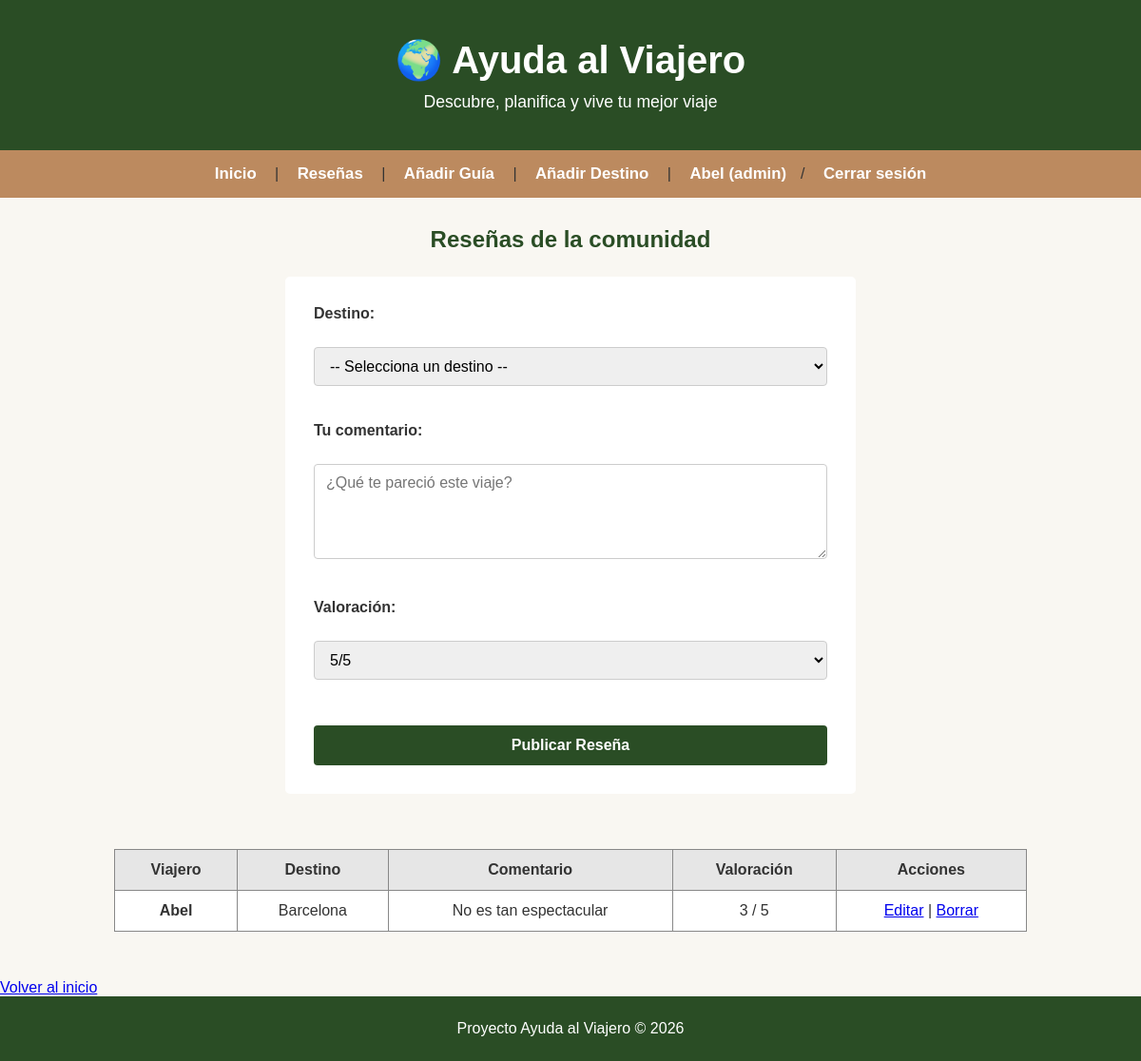
Screenshot of /Proyecto/index.php?accion=reseñas (signed in) with the database file from the repository.
### tables this page shows
CREATE TABLE `USUARIOS` (
  `Id_usuario` int NOT NULL,
  `nombre` varchar(150) NOT NULL,
  `email` varchar(150) NOT NULL,
  `contraseña` varchar(255) NOT NULL,
  `rol` enum('admin','usuario') DEFAULT 'usuario'
);

CREATE TABLE `DESTINOS` (
  `Id_Destinos` int NOT NULL,
  `nombre` varchar(150) NOT NULL,
  `país` varchar(100) NOT NULL,
  `continente` varchar(100) NOT NULL,
  `descripción` text
);

### Proyecto/controllers/Controller.php (called while the page is built, shortened)
<?php
class Controller
{
    protected $gestor;
    public function __construct($gestor)
    {
        $this->gestor = $gestor;
    }
    public function mostrarReseñas()
    {
        $listaReseñas = $this->gestor->listarReseñas();
        include "views/reseñas.php";
    }
}

### Proyecto/models/Connection.php (called while the page is built, shortened)
<?php
class Connection{
    protected $conn;
    private $archivoConf ="conf.json";
    private function enlazarConexion(){
        $confiData = file_get_contents($this->archivoConf);
        $array=json_decode($confiData, true);
        $dsn ="mysql:host=".$array['host']. ";dbname=".$array['db'];
        $this->conn = new PDO($dsn, $array["userName"], $array["password"]);
    }
    public function getConn()
    {
        return $this->conn;
    }
}

### Proyecto/models/GestorPDO.php (called while the page is built, shortened)
<?php
class GestorPDO extends Connection
{
    public function listarReseñas()
    {
        try {
            $sql = "SELECT RESEÑAS.*,
                           USUARIOS.nombre AS autor_nombre,
                           DESTINOS.nombre AS nombre_destino
                    FROM RESEÑAS
                    INNER JOIN USUARIOS ON RESEÑAS.usuario_id = USUARIOS.Id_usuario
                    INNER JOIN DESTINOS ON RESEÑAS.destinos_id = DESTINOS.Id_Destinos";
            $rtdo = $this->getConn()->query($sql);
            $reseñas = [];
            while ($fila = $rtdo->fetch(PDO::FETCH_ASSOC)) {
                $reseñas[] = $fila;
            }
            return $reseñas;
        } catch (PDOException $e) {
            error_log("Error en listarReseñas: " . $e->getMessage());
            return [];
        }
    }
}

### Proyecto/views/reseñas.php (the view, shortened to what this page needs)
<?php include __DIR__ . "/../_header.php"; ?>
<section>
    <h2>Reseñas de la comunidad</h2>
    <?php if (isset($_SESSION['usuario_id'])): ?>
        <div>
            <form action="index.php?accion=guardarReseña" method="POST">
                <label>Destino:</label><br>
                <select name="destino_id" required>
                    <option value="">-- Selecciona un destino --</option>
                </select><br><br>
                <label>Tu comentario:</label><br>
                <textarea name="comentario" rows="3" required placeholder="¿Qué te pareció este viaje?"></textarea><br><br>
                <label>Valoración:</label><br>
                <select name="valoracion" required>
                    <option value="5">5/5</option>
                </select><br><br>
                <button type="submit">Publicar Reseña</button>
            </form>
        </div>
    <?php else: ?>
        <p>
            Inicia sesión para compartir tu experiencia con la comunidad.
        </p>
    <?php endif; ?>
        <br>
    <?php if (empty($listaReseñas)): ?>
        <p>Parece que aún no hay reseñas publicadas.</p>
    <?php else: ?>
        <table border="1">
            <thead>
                <tr>
                    <th>Viajero</th>
                    <th>Destino</th>
                    <th>Comentario</th>
                    <th>Valoración</th>
                    <?php if (isset($_SESSION['rol']) && $_SESSION['rol'] === 'admin'): ?>
                        <th>Acciones</th>
                    <?php endif; ?>
                </tr>
            </thead>
            <tbody>
                <?php if (empty($listaReseñas)): ?>
                    <tr>
                        <td colspan="5">No hay reseñas publicadas todavía.</td>
                    </tr>
                <?php else: ?>
                    <?php foreach ($listaReseñas as $r): ?>
                        <tr>
                            <td><strong><?= $r['autor_nombre'] ?></strong></td>
                            <td><?= $r['nombre_destino'] ?></td>
                            <td><?= $r['Comentarios'] ?></td>
                            <td><?= $r['Valoración'] ?> / 5</td>
                            <?php if (isset($_SESSION['rol']) && $_SESSION['rol'] === 'admin'): ?>
                                <td>
                                    <a href="index.php?accion=editarReseña&id=<?= $r['Id_reseñas'] ?>">Editar</a> |
                                    <a href="index.php?accion=borrarReseña&id=<?= $r['Id_reseñas'] ?>">Borrar</a>
                                </td>
                            <?php endif; ?>
                        </tr>
                    <?php endforeach; ?>
                <?php endif; ?>
            </tbody>
        </table>
    <?php endif; ?>
</section>
<p><a href="index.php">Volver al inicio</a></p>
<?php include __DIR__ . "/../_footer.php"; ?>

### Proyecto/css/estilos.css (style rules this page uses)
* { margin: 0; padding: 0; box-sizing: border-box; font-family: Arial, Helvetica, sans-serif; }
body { background-color: #F9F7F2; color: #333333; }
h2 { text-align: center; margin-top: 30px; margin-bottom: 15px; color: #333333; }
table { margin: 0 auto; border-collapse: collapse; width: 80%; max-width: 100%; background-color: #ffffff; margin-bottom: 50px; }
th, td { border: 1px solid #888; padding: 12px 15px; text-align: center; }
th { background-color: #e6e6e6; font-weight: bold; text-align: center; }
form { background-color: #ffffff; max-width: 600px; margin: 0 auto 40px auto; padding: 30px; border-radius: 5px; }
h1.form-title, h2 { color: #2a4d25; text-align: center; margin-bottom: 25px; }
form label { display: block; font-weight: bold; margin-bottom: 8px; color: #333; }
form input[type="text"], form input[type="number"], form select, form textarea { width: 100%; padding: 10px 12px; margin-bottom: 20px; border: 1px solid #ccc; border-radius: 4px; font-size: 1rem; }
form textarea { min-height: 100px; resize: vertical; }
form input[type="submit"], form button[type="submit"] { background-color: #2a4d25; color: #ffffff; font-weight: bold; font-size: 1rem; padding: 12px 20px; border: none; border-radius: 4px; width: 100%; margin-top: 10px; }

### rows the page displays
reseñas: usuario.nombre "Abel", destinos.nombre "Barcelona", Comentarios "No es tan espectacular", Valoración "3"

### other values shown
$_SESSION['usuario_nombre'] "Abel"
$_SESSION['rol'] "admin"
